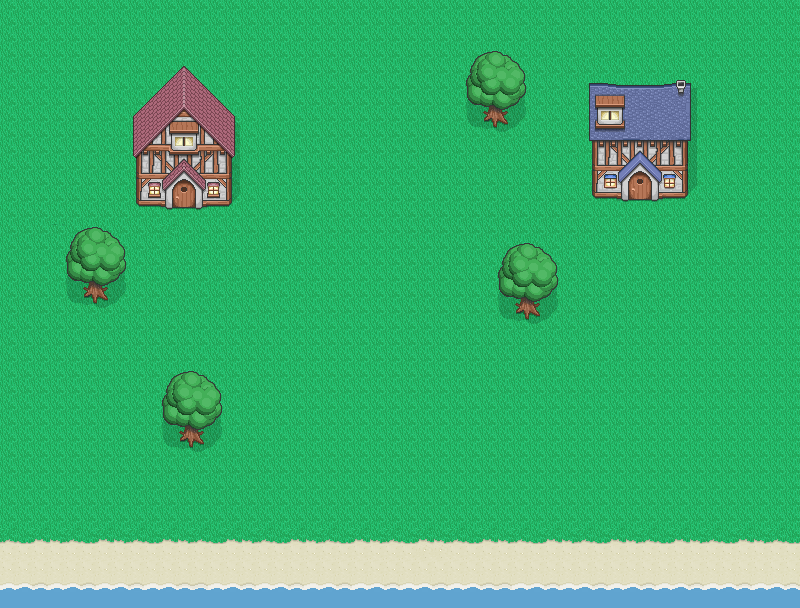

A level layout from a 2D game, rendered from its tile map. Below: a short description, then the map file with tile-grid data replaced by summaries:
An orthogonal 50x38 tile map with 16x16 px tiles, 3 tile layers (ground, ground 2, obstacles).

<map version="1.0" tiledversion="1.0.2" orientation="orthogonal" renderorder="right-down" width="50" height="38" tilewidth="16" tileheight="16" nextobjectid="6">
 <tileset firstgid="1" source="tileset.tsx" />
 <layer name="ground" width="50" height="38">
  <data>[1900 cells, 1800 non-empty, 4 distinct tile ids]</data>
 </layer>
 <layer name="ground 2" width="50" height="38">
  <data>[1900 cells, 50 non-empty, 4 distinct tile ids]</data>
 </layer>
 <layer name="obstacles" width="50" height="38">
  <properties>
   <property name="collidable" type="bool" value="true" />
  </properties>
  <data>[1900 cells, 313 non-empty, 154 distinct tile ids]</data>
 </layer>
</map>
